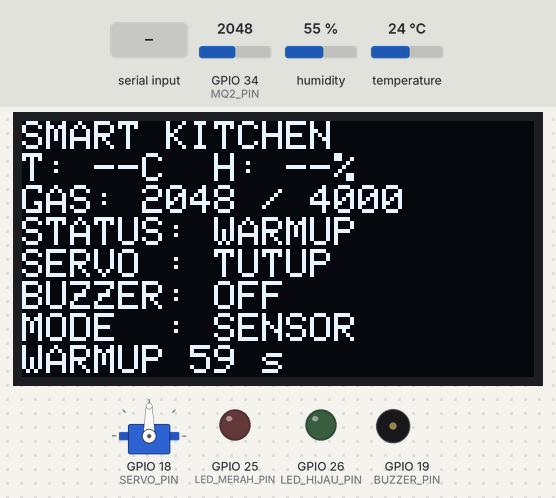
Recording of a sketch running on a simulated ESP32. Shown: servo, 128×64 one-colour display, output pins drawn as LEDs (lit = HIGH), buzzer (waves = sounding, pin HIGH). Dashed ring = blinking. The inputs (shaded band) are chosen by the test bench; at power-on: humidity 55 %, GPIO 34 (MQ2_PIN) = 2048, temperature 24 °C (analog values on the 0–4095 scale). What the sketch prints to the serial monitor is not drawn.

Above: at 1.6 s.
1.7 s: "g" received over Serial
At 1.87 s:
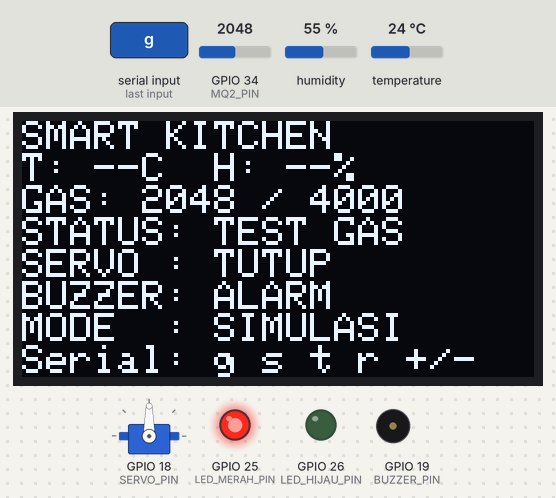
3.7 s: "s" received over Serial
At 4.12 s:
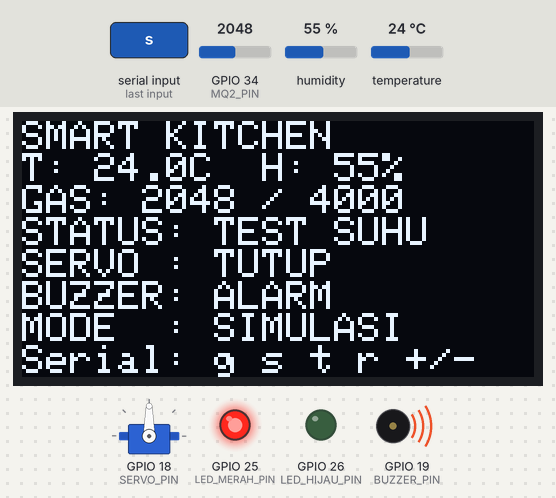
6.0 s: "t" received over Serial
At 6.62 s:
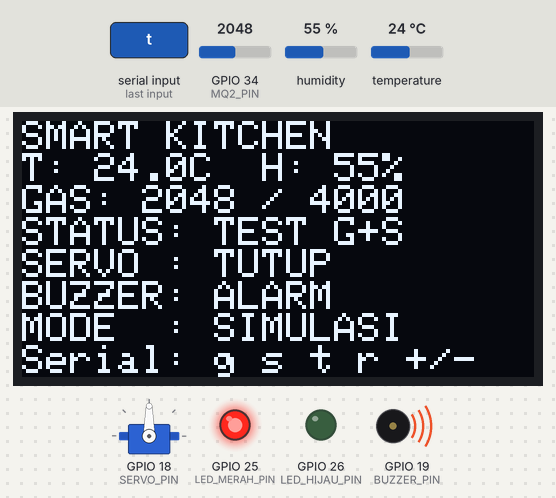
8.2 s: "r" received over Serial
At 9.3 s:
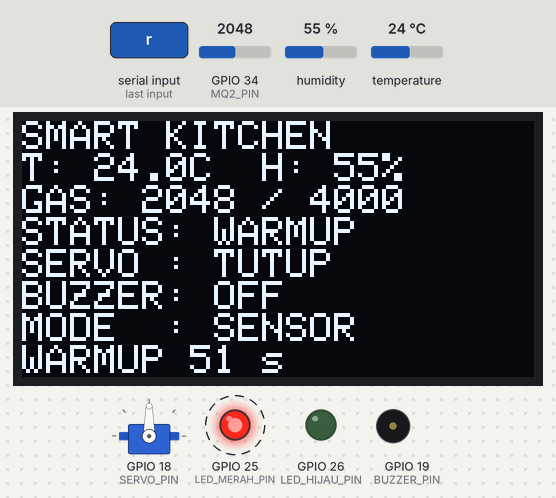
10.6 s: humidity set to 22 %
At 14.9 s:
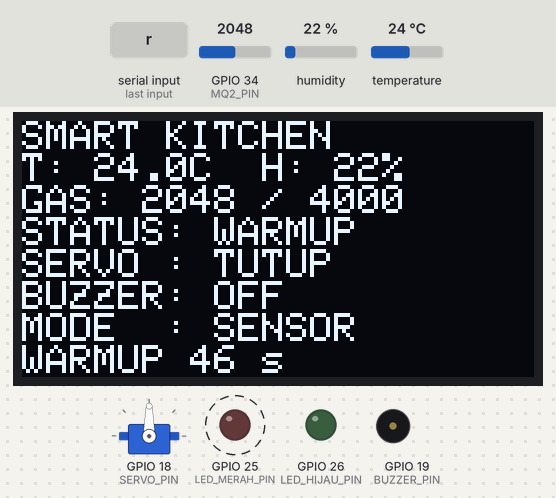
15.6 s: GPIO 34 (MQ2_PIN) set to 2866
At 61.3 s:
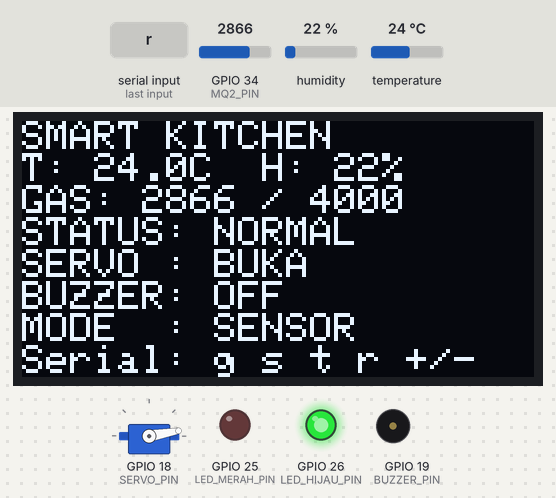
Timing chart, 0 to 61.6 s (numbered marks = the images above; inputs shaded):
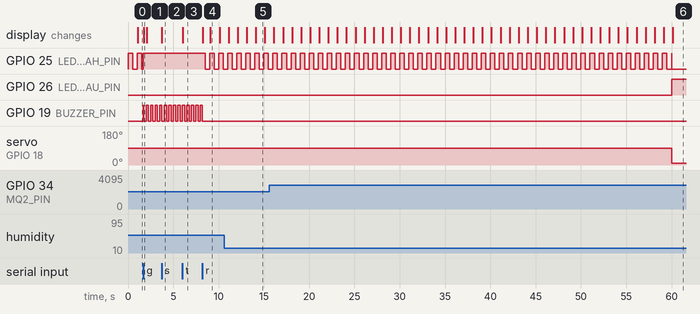

The sketch:

smart_kitchen.ino
```cpp
#include <Arduino.h>
#include <Wire.h>
#include <DHT.h>
#include <ESP32Servo.h>
#include <Adafruit_GFX.h>
#include <Adafruit_SSD1306.h>

#define DHT_PIN         4
#define DHT_TYPE        DHT11
#define MQ2_PIN         34
#define SERVO_PIN       18
#define BUZZER_PIN      19
#define LED_MERAH_PIN   25
#define LED_HIJAU_PIN   26
#define OLED_SDA_PIN    21
#define OLED_SCL_PIN    22

#define LEBAR_OLED      128
#define TINGGI_OLED     64
#define RESET_OLED      -1
#define ALAMAT_OLED     0x3C

const float BATAS_SUHU_C = 40.0f;
int batasGasADC = 4000;

const int SERVO_BUKA = 10;
const int SERVO_TUTUP = 90;

const unsigned long WARMUP_MQ2_MS = 60000UL;
const unsigned long INTERVAL_SENSOR_MS = 2000UL;
const unsigned long INTERVAL_OLED_MS = 500UL;
const unsigned long INTERVAL_BUZZER_MS = 250UL;

const bool BUZZER_AKTIF_HIGH = true;

DHT dht(DHT_PIN, DHT_TYPE);
Servo servoGas;
Adafruit_SSD1306 display(LEBAR_OLED, TINGGI_OLED, &Wire, RESET_OLED);

enum ModeSimulasi {
  SIM_MATI,
  SIM_GAS,
  SIM_SUHU,
  SIM_GAS_SUHU
};

enum StatusSistem {
  STATUS_WARMUP,
  STATUS_NORMAL,
  STATUS_BAHAYA_GAS,
  STATUS_BAHAYA_SUHU,
  STATUS_BAHAYA_GAS_SUHU,
  STATUS_SENSOR_ERROR,
  STATUS_TEST_GAS,
  STATUS_TEST_SUHU,
  STATUS_TEST_GAS_SUHU
};

ModeSimulasi simulasi = SIM_MATI;
StatusSistem statusSistem = STATUS_WARMUP;

float suhuC = NAN;
float kelembapan = NAN;
bool dhtValid = false;
int mq2ADC = 0;
bool oledTersedia = false;
bool servoSedangTutup = true;
bool alarmAktif = false;

unsigned long mulaiMs = 0;
unsigned long sensorMs = 0;
unsigned long oledMs = 0;

int bacaMQ2() {
  long total = 0;
  for (int i = 0; i < 8; ++i) {
    total += analogRead(MQ2_PIN);
  }
  return int(total / 8);
}

bool masihWarmup() {
  return (millis() - mulaiMs) < WARMUP_MQ2_MS;
}

void bacaSensor() {
  float suhuBaru = dht.readTemperature();
  float rhBaru = dht.readHumidity();

  dhtValid = !isnan(suhuBaru) && !isnan(rhBaru);
  if (dhtValid) {
    suhuC = suhuBaru;
    kelembapan = rhBaru;
  } else {
    suhuC = NAN;
    kelembapan = NAN;
  }
  mq2ADC = bacaMQ2();
}

void hitungStatus() {
  if (simulasi == SIM_GAS) {
    statusSistem = STATUS_TEST_GAS;
  } else if (simulasi == SIM_SUHU) {
    statusSistem = STATUS_TEST_SUHU;
  } else if (simulasi == SIM_GAS_SUHU) {
    statusSistem = STATUS_TEST_GAS_SUHU;
  } else if (masihWarmup()) {
    statusSistem = STATUS_WARMUP;
  } else if (!dhtValid) {
    statusSistem = STATUS_SENSOR_ERROR;
  } else {
    bool gasBahaya = (mq2ADC >= batasGasADC);
    bool suhuBahaya = (suhuC >= BATAS_SUHU_C);

    if (gasBahaya && suhuBahaya) {
      statusSistem = STATUS_BAHAYA_GAS_SUHU;
    } else if (gasBahaya) {
      statusSistem = STATUS_BAHAYA_GAS;
    } else if (suhuBahaya) {
      statusSistem = STATUS_BAHAYA_SUHU;
    } else {
      statusSistem = STATUS_NORMAL;
    }
  }

  bool kondisiNormal = (statusSistem == STATUS_NORMAL);
  bool pemanasan = (statusSistem == STATUS_WARMUP);
  bool inginTutup = !kondisiNormal;
  alarmAktif = !kondisiNormal && !pemanasan;

  if (inginTutup != servoSedangTutup) {
    servoSedangTutup = inginTutup;
    servoGas.write(servoSedangTutup ? SERVO_TUTUP : SERVO_BUKA);
  }
}

void perbaruiOutput() {
  bool pemanasan = (statusSistem == STATUS_WARMUP);
  bool kondisiNormal = (statusSistem == STATUS_NORMAL);

  bool merahNyala = pemanasan ? ((millis() / 500UL) % 2UL == 0UL)
                              : !kondisiNormal;
  digitalWrite(LED_MERAH_PIN, merahNyala ? HIGH : LOW);
  digitalWrite(LED_HIJAU_PIN, kondisiNormal ? HIGH : LOW);

  bool bunyi = alarmAktif &&
               ((millis() / INTERVAL_BUZZER_MS) % 2UL == 0UL);
  digitalWrite(BUZZER_PIN,
               (bunyi == BUZZER_AKTIF_HIGH) ? HIGH : LOW);
}

const char* teksStatus() {
  switch (statusSistem) {
    case STATUS_WARMUP:         return "WARMUP";
    case STATUS_NORMAL:         return "NORMAL";
    case STATUS_BAHAYA_GAS:     return "BAHAYA GAS";
    case STATUS_BAHAYA_SUHU:    return "SUHU TINGGI";
    case STATUS_BAHAYA_GAS_SUHU:return "GAS + SUHU";
    case STATUS_SENSOR_ERROR:   return "ERROR DHT11";
    case STATUS_TEST_GAS:       return "TEST GAS";
    case STATUS_TEST_SUHU:      return "TEST SUHU";
    case STATUS_TEST_GAS_SUHU:  return "TEST G+S";
  }
  return "UNKNOWN";
}

void perbaruiOLED() {
  if (!oledTersedia) return;

  display.clearDisplay();
  display.setTextSize(1);
  display.setTextColor(SSD1306_WHITE);
  display.setCursor(0, 0);

  display.println("SMART KITCHEN");
  display.print("T: ");
  if (dhtValid) display.print(suhuC, 1);
  else display.print("--");
  display.print("C  H: ");
  if (dhtValid) display.print(kelembapan, 0);
  else display.print("--");
  display.println("%");

  display.print("GAS: ");
  display.print(mq2ADC);
  display.print(" / ");
  display.println(batasGasADC);

  display.print("STATUS: ");
  display.println(teksStatus());

  display.print("SERVO : ");
  display.println(servoSedangTutup ? "TUTUP" : "BUKA");

  display.print("BUZZER: ");
  display.println(alarmAktif ? "ALARM" : "OFF");

  display.print("MODE  : ");
  display.println(simulasi == SIM_MATI ? "SENSOR" : "SIMULASI");

  if (masihWarmup() && simulasi == SIM_MATI) {
    unsigned long sisa = (WARMUP_MQ2_MS - (millis() - mulaiMs) + 999UL) / 1000UL;
    display.print("WARMUP ");
    display.print(sisa);
    display.println(" s");
  } else {
    display.println("Serial: g s t r +/-");
  }
  display.display();
}

void cetakSerial() {
  Serial.println("----------------------------------------");
  Serial.print("Suhu C      : ");
  if (dhtValid) Serial.println(suhuC, 1); else Serial.println("ERROR");
  Serial.print("Kelembapan  : ");
  if (dhtValid) Serial.println(kelembapan, 0); else Serial.println("ERROR");
  Serial.print("GAS_ADC     : "); Serial.println(mq2ADC);
  Serial.print("BATAS_GAS   : "); Serial.println(batasGasADC);
  Serial.print("STATUS      : "); Serial.println(teksStatus());
  Serial.print("SERVO       : "); Serial.println(servoSedangTutup ? "TUTUP" : "BUKA");
  Serial.println("Catatan: nilai MQ2 adalah ADC mentah, BUKAN ppm.");
}

void bacaPerintahSerial() {
  while (Serial.available() > 0) {
    char huruf = (char)Serial.read();
    bool adaPerubahan = true;

    switch (huruf) {
      case 'g': case 'G': simulasi = SIM_GAS; break;
      case 's': case 'S': simulasi = SIM_SUHU; break;
      case 't': case 'T': simulasi = SIM_GAS_SUHU; break;
      case 'r': case 'R': simulasi = SIM_MATI; break;
      case '+': batasGasADC = min(4095, batasGasADC + 100); break;
      case '-': batasGasADC = max(100, batasGasADC - 100); break;
      default: adaPerubahan = false; break;
    }

    if (adaPerubahan) {
      hitungStatus();
      perbaruiOutput();
      perbaruiOLED();
      Serial.print("Perintah diterima: "); Serial.println(huruf);
      Serial.print("Mode: ");
      Serial.println(simulasi == SIM_MATI ? "Sensor asli" : "Simulasi");
      cetakSerial();
    }
  }
}

void setup() {
  Serial.begin(115200);
  pinMode(BUZZER_PIN, OUTPUT);
  pinMode(LED_MERAH_PIN, OUTPUT);
  pinMode(LED_HIJAU_PIN, OUTPUT);
  pinMode(MQ2_PIN, INPUT);

  digitalWrite(BUZZER_PIN, BUZZER_AKTIF_HIGH ? LOW : HIGH);
  digitalWrite(LED_MERAH_PIN, HIGH);
  digitalWrite(LED_HIJAU_PIN, LOW);

  analogReadResolution(12);
  analogSetPinAttenuation(MQ2_PIN, ADC_11db);

  dht.begin();
  servoGas.setPeriodHertz(50);
  servoGas.attach(SERVO_PIN, 500, 2400);
  servoGas.write(SERVO_TUTUP);
  servoSedangTutup = true;

  Wire.begin(OLED_SDA_PIN, OLED_SCL_PIN);
  oledTersedia = display.begin(SSD1306_SWITCHCAPVCC, ALAMAT_OLED);
  if (!oledTersedia) {
    Serial.println("OLED gagal inisialisasi; cek VCC/GND/SDA/SCL dan alamat 0x3C.");
  }

  mulaiMs = millis();
  sensorMs = mulaiMs;
  oledMs = mulaiMs;
  mq2ADC = bacaMQ2();
  hitungStatus();
  perbaruiOutput();
  perbaruiOLED();

  Serial.println("\n==========================================");
  Serial.println(" SMART KITCHEN SAFETY - PROTOTYPE");
  Serial.println("==========================================");
  Serial.println("DHT11 + MQ-2 + OLED + SERVO + BUZZER + LED");
  Serial.println("TIDAK menggunakan internet / WiFi / MQTT.");
  Serial.println("Ketik g / s / t untuk simulasi bahaya.");
  Serial.println("Ketik r untuk kembali membaca sensor asli.");
  Serial.println("Ketik + / - untuk ubah ambang MQ2 (step 100).");
  Serial.println("Sebelum demo, periksa tegangan MQ-2 & servo!");
}

void loop() {
  bacaPerintahSerial();

  if (millis() - sensorMs >= INTERVAL_SENSOR_MS) {
    sensorMs = millis();
    bacaSensor();
    hitungStatus();
    cetakSerial();
  }

  if (statusSistem == STATUS_WARMUP && !masihWarmup()) {
    hitungStatus();
  }

  perbaruiOutput();
  if (millis() - oledMs >= INTERVAL_OLED_MS) {
    oledMs = millis();
    perbaruiOLED();
  }
}
```

Measured:
- after the input at 1.7 s, GPIO 19 (BUZZER_PIN): LOW → HIGH at once, then repeats every 0.50 s: LOW 0.25 s, HIGH 0.25 s; the display: changes after 0.05 s (image 1)
- after the input at 3.7 s, the display: changes after 0.05 s (image 2)
- after the input at 6.0 s, the display: changes at once (image 3)
- after the input at 8.2 s, GPIO 25 (LED_MERAH_PIN): alternates HIGH for 0.50 s and LOW for 0.50 s, starting after 0.30 s; the display: first changes at once (image 4 shows a later state)
- what the display in image 4 shows lasts 1.0 s, from 9.1 s to 10.1 s
